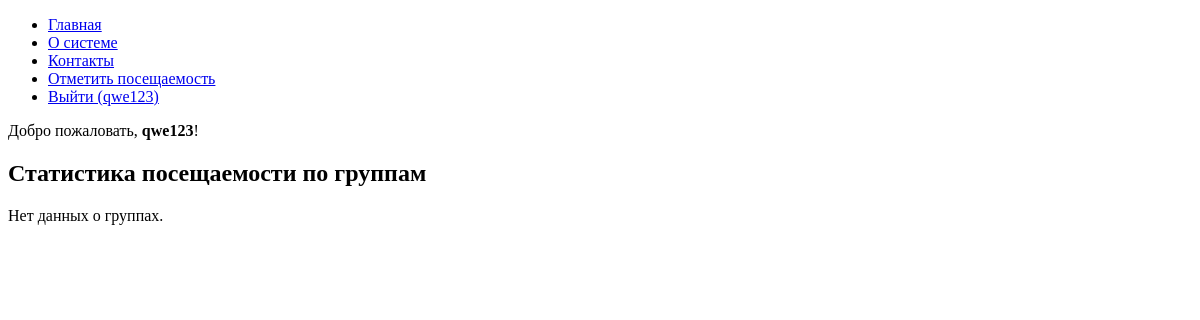
The page /group-stats/ (signed in) on the database as committed earlier.
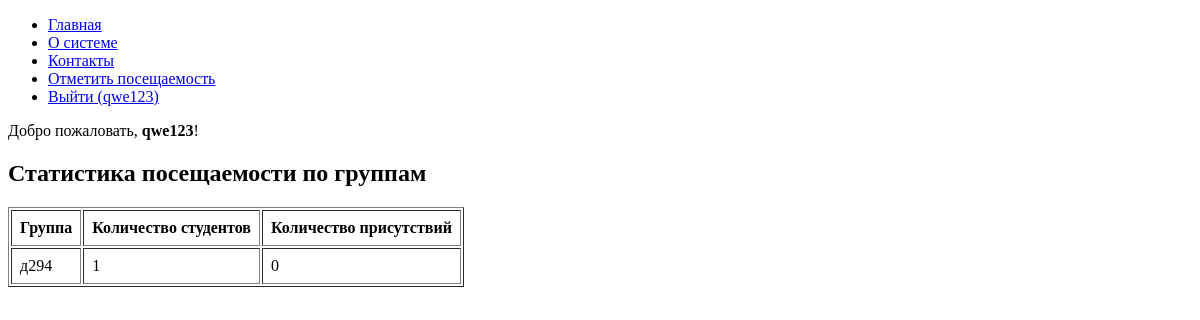
The same page on the database as committed later.
### journal/models.py (models this page shows, shortened)
class Group(models.Model):
    name = models.CharField("Название группы", max_length=50)
    course = models.IntegerField("Курс", null=True, blank=True)  # Добавьте эту строку

### journal/views.py (the view)
# urls.py: path('group-stats/', views.group_stats, name='group_stats'),
@login_required
def group_stats(request):
    stats = Group.objects.annotate(
        student_count=Count('student', distinct=True),
        present_count=Count('student__attendance', filter=Q(student__attendance__present=True))
    )
    return render(request, 'journal/group_stats.html', {'stats': stats})

### users/models.py (called while the page is built)
    @property
    def is_student(self):
        return hasattr(self, 'student')

    @property
    def is_teacher(self):
        return hasattr(self, 'teacher')

### journal/templates/journal/group_stats.html (shortened to what this page needs)
{% extends 'base.html' %}
{% block content %}
<h2>Статистика посещаемости по группам</h2>
{% if stats %}
    <table border="1" cellpadding="8">
        <thead>
            <tr>
                <th>Группа</th>
                <th>Количество студентов</th>
                <th>Количество присутствий</th>
            </tr>
        </thead>
        <tbody>
            {% for group in stats %}
            <tr>
                <td>{{ group.name }}</td>
                <td>{{ group.student_count }}</td>
                <td>{{ group.present_count }}</td>
            </tr>
            {% endfor %}
        </tbody>
    </table>
{% else %}
    <p>Нет данных о группах.</p>
{% endif %}
{% endblock %}

Rows that differ between the two databases and show on the page:
added Group: name "д294", student_count "1", present_count "0"
Other text that changed with them:
text no longer shown: "Нет данных о группах."
text now shown: "Группа Количество студентов Количество присутствий"
